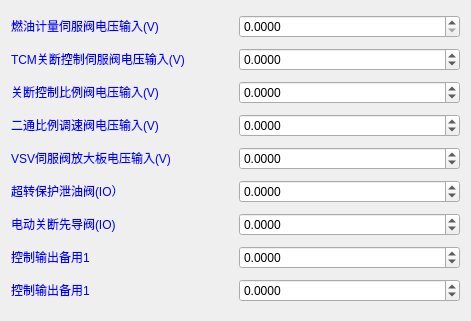
  <widget class="QWidget" name="layoutWidget_25">
   <property name="geometry">
    <rect>
     <x>1290</x>
     <y>90</y>
     <width>471</width>
     <height>321</height>
    </rect>
   </property>
   <layout class="QVBoxLayout" name="verticalLayout_27">
    <item>
     <layout class="QHBoxLayout" name="horizontalLayout">
      <item>
       <widget class="QLabel" name="label_76">
        <property name="text">
         <string>&lt;html&gt;&lt;head/&gt;&lt;body&gt;&lt;p&gt;&lt;span style=&quot; color:#0000ff;&quot;&gt;燃油计量伺服阀电压输入(V)&lt;/span&gt;&lt;/p&gt;&lt;/body&gt;&lt;/html&gt;</string>
        </property>
       </widget>
      </item>
      <item>
       <widget class="QDoubleSpinBox" name="spinBox_26">
        <property name="decimals">
         <number>4</number>
        </property>
        <property name="maximum">
         <double>1000.000000000000000</double>
        </property>
       </widget>
      </item>
     </layout>
    </item>
    <item>
     <layout class="QHBoxLayout" name="horizontalLayout_16">
      <item>
       <widget class="QLabel" name="label_77">
        <property name="text">
         <string>&lt;html&gt;&lt;head/&gt;&lt;body&gt;&lt;p&gt;&lt;span style=&quot; color:#0000ff;&quot;&gt;TCM关断控制伺服阀电压输入(V)&lt;/span&gt;&lt;/p&gt;&lt;/body&gt;&lt;/html&gt;</string>
        </property>
       </widget>
      </item>
      <item>
       <widget class="QDoubleSpinBox" name="spinBox_27">
        <property name="decimals">
         <number>4</number>
        </property>
        <property name="minimum">
         <double>-100.000000000000000</double>
        </property>
        <property name="maximum">
         <double>1000.000000000000000</double>
        </property>
       </widget>
      </item>
     </layout>
    </item>
    <item>
     <layout class="QHBoxLayout" name="horizontalLayout_54">
      <item>
       <widget class="QLabel" name="label_78">
        <property name="text">
         <string>&lt;html&gt;&lt;head/&gt;&lt;body&gt;&lt;p&gt;&lt;span style=&quot; color:#0000ff;&quot;&gt;关断控制比例阀电压输入(V)&lt;/span&gt;&lt;/p&gt;&lt;/body&gt;&lt;/html&gt;</string>
        </property>
       </widget>
      </item>
      <item>
       <widget class="QDoubleSpinBox" name="spinBox_28">
        <property name="decimals">
         <number>4</number>
        </property>
        <property name="minimum">
         <double>-100.000000000000000</double>
        </property>
        <property name="maximum">
         <double>1000.000000000000000</double>
        </property>
       </widget>
      </item>
     </layout>
    </item>
    <item>
     <layout class="QHBoxLayout" name="horizontalLayout_55">
      <item>
       <widget class="QLabel" name="label_79">
        <property name="text">
         <string>&lt;html&gt;&lt;head/&gt;&lt;body&gt;&lt;p&gt;&lt;span style=&quot; color:#0000ff;&quot;&gt;二通比例调速阀电压输入(V)&lt;/span&gt;&lt;/p&gt;&lt;/body&gt;&lt;/html&gt;</string>
        </property>
       </widget>
      </item>
      <item>
       <widget class="QDoubleSpinBox" name="spinBox_29">
        <property name="decimals">
         <number>4</number>
        </property>
        <property name="minimum">
         <double>-100.000000000000000</double>
        </property>
        <property name="maximum">
         <double>1000.000000000000000</double>
        </property>
       </widget>
      </item>
     </layout>
    </item>
    <item>
     <layout class="QHBoxLayout" name="horizontalLayout_56">
      <item>
       <widget class="QLabel" name="label_80">
        <property name="text">
         <string>&lt;html&gt;&lt;head/&gt;&lt;body&gt;&lt;p&gt;&lt;span style=&quot; color:#0000ff;&quot;&gt;VSV伺服阀放大板电压输入(V)&lt;/span&gt;&lt;/p&gt;&lt;/body&gt;&lt;/html&gt;</string>
        </property>
       </widget>
      </item>
      <item>
       <widget class="QDoubleSpinBox" name="spinBox_30">
        <property name="decimals">
         <number>4</number>
        </property>
        <property name="minimum">
         <double>-100.000000000000000</double>
        </property>
        <property name="maximum">
         <double>100000000.000000000000000</double>
        </property>
       </widget>
      </item>
     </layout>
    </item>
    <item>
     <layout class="QHBoxLayout" name="horizontalLayout_57">
      <item>
       <widget class="QLabel" name="label_81">
        <property name="text">
         <string>&lt;html&gt;&lt;head/&gt;&lt;body&gt;&lt;p&gt;&lt;span style=&quot; color:#0000ff;&quot;&gt;超转保护泄油阀(IO）&lt;/span&gt;&lt;/p&gt;&lt;/body&gt;&lt;/html&gt;</string>
        </property>
       </widget>
      </item>
      <item>
       <widget class="QDoubleSpinBox" name="spinBox31">
        <property name="decimals">
         <number>4</number>
        </property>
        <property name="minimum">
         <double>-100.000000000000000</double>
        </property>
        <property name="maximum">
         <double>100000000.000000000000000</double>
        </property>
       </widget>
      </item>
     </layout>
    </item>
    <item>
     <layout class="QHBoxLayout" name="horizontalLayout_58">
      <item>
       <widget class="QLabel" name="label_82">
        <property name="text">
         <string>&lt;html&gt;&lt;head/&gt;&lt;body&gt;&lt;p&gt;&lt;span style=&quot; color:#0000ff;&quot;&gt;电动关断先导阀(IO)&lt;/span&gt;&lt;/p&gt;&lt;/body&gt;&lt;/html&gt;</string>
        </property>
       </widget>
      </item>
      <item>
       <widget class="QDoubleSpinBox" name="spinBox32">
        <property name="decimals">
         <number>4</number>
        </property>
        <property name="minimum">
         <double>-100.000000000000000</double>
        </property>
        <property name="maximum">
         <double>100000000.000000000000000</double>
        </property>
       </widget>
      </item>
     </layout>
    </item>
    <item>
     <layout class="QHBoxLayout" name="horizontalLayout_62">
      <item>
       <widget class="QLabel" name="label_83">
        <property name="text">
         <string>&lt;html&gt;&lt;head/&gt;&lt;body&gt;&lt;p&gt;&lt;span style=&quot; color:#0000ff;&quot;&gt;控制输出备用1&lt;/span&gt;&lt;/p&gt;&lt;/body&gt;&lt;/html&gt;</string>
        </property>
       </widget>
      </item>
      <item>
       <widget class="QDoubleSpinBox" name="spinBox33">
        <property name="decimals">
         <number>4</number>
        </property>
        <property name="minimum">
         <double>-100.000000000000000</double>
        </property>
        <property name="maximum">
         <double>100000000.000000000000000</double>
        </property>
       </widget>
      </item>
     </layout>
    </item>
    <item>
     <layout class="QHBoxLayout" name="horizontalLayout_63">
      <item>
       <widget class="QLabel" name="label_84">
        <property name="text">
         <string>&lt;html&gt;&lt;head/&gt;&lt;body&gt;&lt;p&gt;&lt;span style=&quot; color:#0000ff;&quot;&gt;控制输出备用1&lt;/span&gt;&lt;/p&gt;&lt;/body&gt;&lt;/html&gt;</string>
        </property>
       </widget>
      </item>
      <item>
       <widget class="QDoubleSpinBox" name="spinBox34">
        <property name="decimals">
         <number>4</number>
        </property>
        <property name="minimum">
         <double>-100.000000000000000</double>
        </property>
        <property name="maximum">
         <double>100000000.000000000000000</double>
        </property>
       </widget>
      </item>
     </layout>
    </item>
   </layout>
  </widget>
